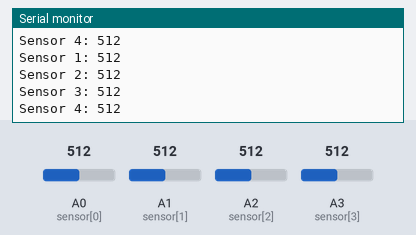
Simulated run of this sketch. Board: Arduino Uno, built with avr-gcc and run on an emulated ATmega328P. On the bench: the last lines printed to the serial monitor. The inputs (shaded band) are chosen by the test bench; at power-on: A0 (sensor[0]) = 512, A1 (sensor[1]) = 512, A2 (sensor[2]) = 512, A3 (sensor[3]) = 512.

Above: at 1.8 s.
1.9 s: A0 (sensor[0]) set to 716
3.4 s: A1 (sensor[1]) set to 716
At 4.7 s:
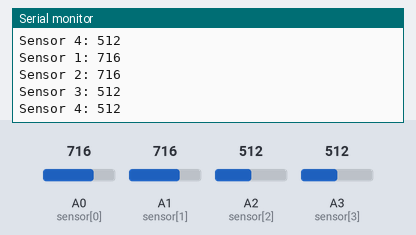
4.9 s: A2 (sensor[2]) set to 716
At 5.8 s:
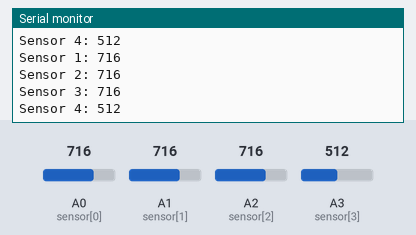
6.4 s: A3 (sensor[3]) set to 716
At 7.6 s:
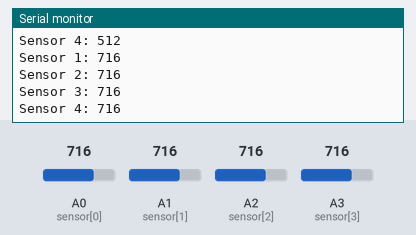
7.9 s: A0 (sensor[0]) set to 992
9.4 s: A1 (sensor[1]) set to 992
At 10.8 s:
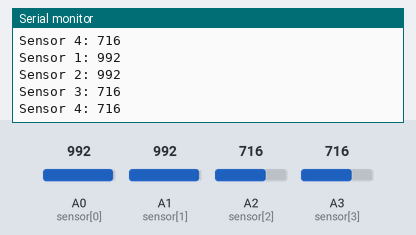
Timing chart, 0 to 11.9 s (numbered marks = the images above; inputs shaded):
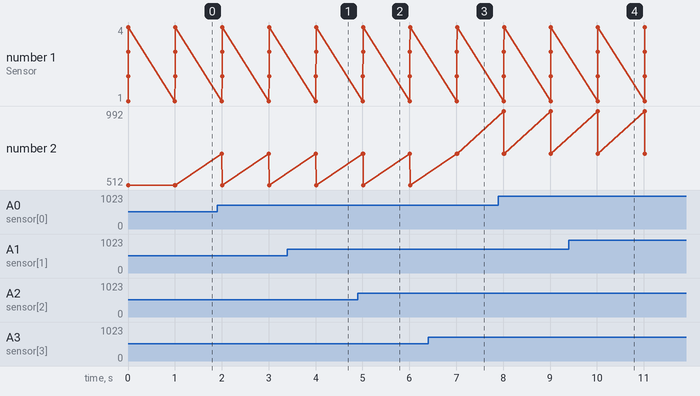

The sketch:

4sensor_for_e_array.ino
```cpp
const int sensor[4] = {A0, A1, A2, A3};

void setup() {
  for(int i = 0; i < 4; i++){
    pinMode(sensor[i], INPUT);
  }
  Serial.begin(115200);
}

void loop() {
  for(int i = 0; i < 4; i++){
    int valor = analogRead(sensor[i]);

    Serial.print("Sensor ");
    Serial.print(i+1);
    Serial.print(": ");
    Serial.println(valor);
  }

  delay(1000);
}
```

Measured:
- after the input at 3.4 s, the serial monitor: prints a new line after 0.61 s (image 1)
- after the input at 4.9 s, the serial monitor: prints a new line after 0.11 s (image 2)
- after the input at 6.4 s, the serial monitor: prints a new line after 0.62 s (image 3)
- after the input at 9.4 s, the serial monitor: prints a new line after 0.62 s (image 4)
